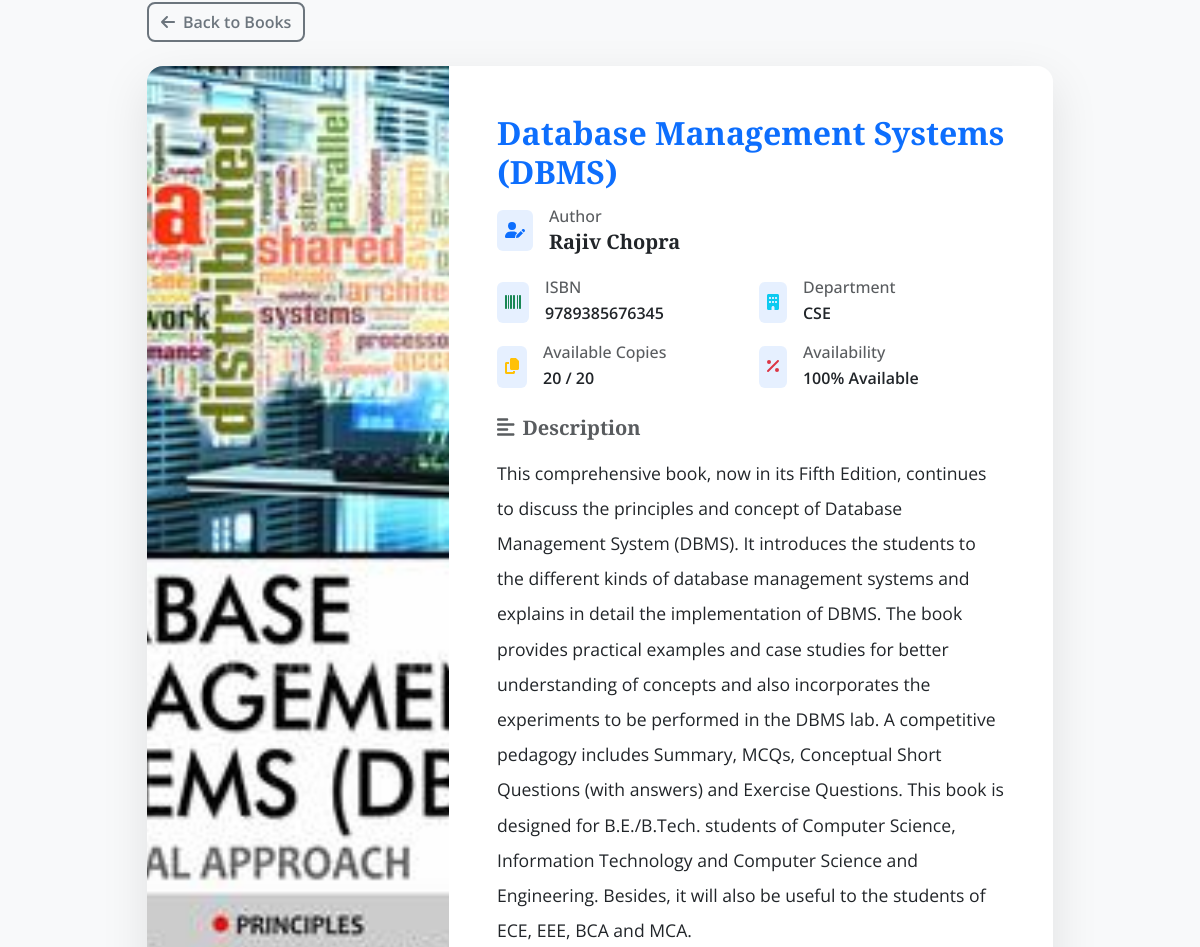
Page /library/book/3/ (middle part) on the earlier database version.
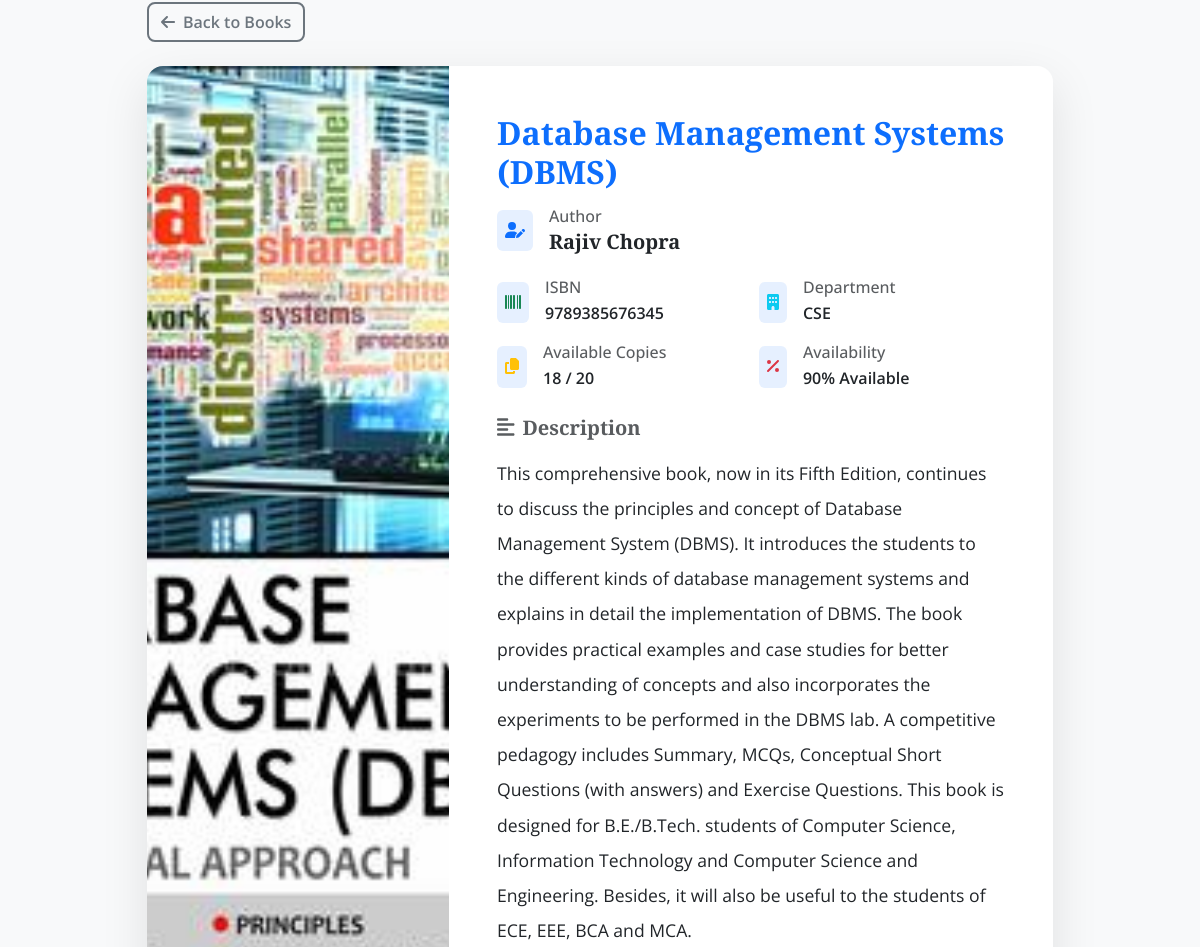
Same page on the later database version.
### library/models.py (models this page shows, shortened)
class Book(models.Model):
    title = models.CharField(max_length=255)
    author = models.CharField(max_length=255, blank=True)
    isbn = models.CharField(max_length=50, blank=True)
    department = models.ForeignKey(Department, on_delete=models.SET_NULL, null=True, blank=True)
    total_copies = models.PositiveIntegerField(default=1)
    available_copies = models.PositiveIntegerField(default=1)
    description = models.TextField(blank=True)
    created_at = models.DateTimeField(auto_now_add=True)
    image = models.ImageField(upload_to='library/uploads/',blank=True, null=True)

class Department(models.Model):
    name = models.CharField(max_length=120, unique=True)
    slug = models.SlugField(max_length=140, unique=True)
    def __str__(self):
        return self.name

### library/views.py (the view)
# urls.py: path('book/<int:pk>/', views.book_detail, name='book_detail'),
def book_detail(request, pk):
    book = get_object_or_404(Book, pk=pk)
    return render(request, 'book_detail.html', {'book': book})

### library/templates/book_detail.html (shortened to what this page needs)
{% extends "base.html" %}
{% block content %}
<div class="container py-4">
    <div class="row justify-content-center">
        <div class="col-lg-10">
            <div class="mb-4">
                <a href="{% url 'home' %}" class="btn btn-outline-secondary">
                    <i class="fas fa-arrow-left me-2"></i>Back to Books
                </a>
            </div>
            <div class="card border-0 shadow-lg rounded-3 overflow-hidden">
                <div class="row g-0">
                    <div class="col-md-4">
                        {% if book.image %}
                        <img src="{{ book.image.url }}" class="img-fluid h-100 w-100" alt="{{ book.title }}"
                            style="object-fit: cover; min-height: 400px;">
                        {% else %}
                        <div class="bg-light d-flex align-items-center justify-content-center h-100"
                            style="min-height: 400px;">
                            <i class="fas fa-book-open fa-5x text-muted"></i>
                        </div>
                        {% endif %}
                    </div>
                    <div class="col-md-8">
                        <div class="card-body p-4 p-lg-5">
                            <h1 class="card-title fw-bold text-primary mb-3">{{ book.title }}</h1>
                            <div class="d-flex align-items-center mb-4">
                                <div class="bg-primary bg-opacity-10 rounded p-2 me-3">
                                    <i class="fas fa-user-edit text-primary"></i>
                                </div>
                                <div>
                                    <h6 class="text-muted mb-1">Author</h6>
                                    <h5 class="fw-semibold text-dark mb-0">{{ book.author }}</h5>
                                </div>
                            </div>
                            <div class="row g-3 mb-4">
                                <div class="col-sm-6">
                                    <div class="d-flex align-items-center">
                                        <div class="bg-success bg-opacity-10 rounded p-2 me-3">
                                            <i class="fas fa-barcode text-success"></i>
                                        </div>
                                        <div>
                                            <h6 class="text-muted mb-1">ISBN</h6>
                                            <p class="fw-semibold text-dark mb-0">{{ book.isbn }}</p>
                                        </div>
                                    </div>
                                </div>
                                <div class="col-sm-6">
                                    <div class="d-flex align-items-center">
                                        <div class="bg-info bg-opacity-10 rounded p-2 me-3">
                                            <i class="fas fa-building text-info"></i>
                                        </div>
                                        <div>
                                            <h6 class="text-muted mb-1">Department</h6>
                                            <p class="fw-semibold text-dark mb-0">{{ book.department }}</p>
                                        </div>
                                    </div>
                                </div>
                                <div class="col-sm-6">
                                    <div class="d-flex align-items-center">
                                        <div class="bg-warning bg-opacity-10 rounded p-2 me-3">
                                            <i class="fas fa-copy text-warning"></i>
                                        </div>
                                        <div>
                                            <h6 class="text-muted mb-1">Available Copies</h6>
                                            <p class="fw-semibold text-dark mb-0">
                                                {{ book.available_copies }} / {{ book.total_copies }}
                                            </p>
                                        </div>
                                    </div>
                                </div>
                                <div class="col-sm-6">
                                    <div class="d-flex align-items-center">
                                        <div class="bg-danger bg-opacity-10 rounded p-2 me-3">
                                            <i class="fas fa-percentage text-danger"></i>
                                        </div>
                                        <div>
                                            <h6 class="text-muted mb-1">Availability</h6>
                                            <p class="fw-semibold text-dark mb-0">
                                                {% widthratio book.available_copies book.total_copies 100 %}% Available
                                            </p>
                                        </div>
                                    </div>
                                </div>
                            </div>
                            <div class="mb-4">
                                <h5 class="text-muted mb-3">
                                    <i class="fas fa-align-left me-2"></i>Description
                                </h5>
                                <p class="card-text text-dark lh-lg">{{ book.description }}</p>
                            </div>
                        </div>
                    </div>
                </div>
            </div>
        </div>
    </div>
</div>
{% endblock %}

### templates/base.html (shortened to what this page needs)
<!DOCTYPE html>
<html lang="en">
<head>
    <link href="https://cdn.jsdelivr.net/npm/bootstrap@5.3.2/dist/css/bootstrap.min.css" rel="stylesheet">
    <link rel="stylesheet" href="https://cdnjs.cloudflare.com/ajax/libs/font-awesome/6.4.0/css/all.min.css">
</head>
<body>
    <div class="container mb-5">
        {% block content %}{% endblock %}
    </div>
</body>
</html>

### templates/base.html (style rules this page uses)
:root { --primary: #2c3e50; --secondary: #3498db; --accent: #e74c3c; --light: #ecf0f1; --dark: #2c3e50; --success: #27ae60; --warning: #f39c12; }
body { font-family: 'Open Sans', sans-serif; background-color: #f8f9fa; color: #333; line-height: 1.6; }
h1, h2, h3, h4, h5 { font-family: 'Merriweather', serif; font-weight: 700; }

### library/templates/book_detail.html (style rules this page uses)
.card { border: none; background: #ffffff; }
.shadow-lg { box-shadow: 0 1rem 3rem rgba(0, 0, 0, 0.1) !important; }
.rounded-3 { border-radius: 1rem !important; }
.btn { border-radius: 0.75rem; font-weight: 600; transition: all 0.3s ease; }
.btn-outline-secondary { border: 2px solid #6c757d; color: #6c757d; border-radius: 0.5rem; }
.card-body { padding: 2rem; }
.card-title { font-size: 2rem; line-height: 1.2; }
.card-text { font-size: 1.1rem; line-height: 1.6; }
.bg-opacity-10 { background-color: rgba(var(--bs-primary-rgb), 0.1) !important; }

Differences in the rows shown:
changed Book "Database Management Systems (DBMS)": available_copies "20" → "18"; available_copies+total_copies "100" → "90"
